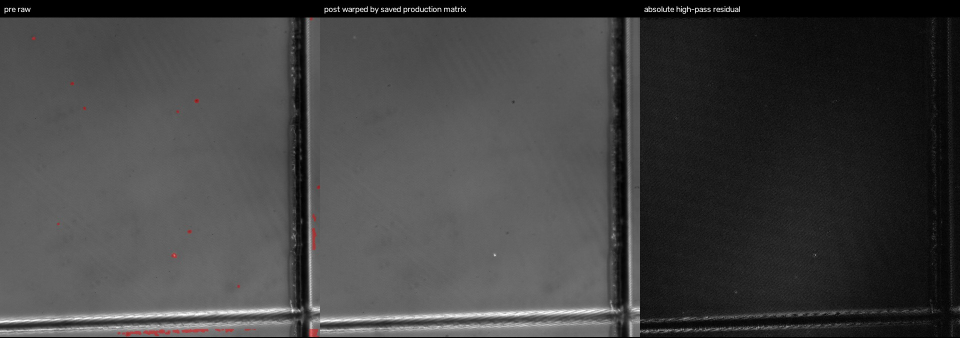
#> input picture data/results/v12_registration_artifact_mask_20260927/diagnostics_final/real_260824_p50_SHC6OH_12_7_residual.jpg, 1920 x 675 px (shown at 1/2 size)
$ python -i field_reanalyze_tau.py   (imports and definitions only)
#> lines starting #> are read from the running program, lines starting #| are printed output that depends on the picture
#> further down, picture is the input picture: shape (675, 1920, 3); mean B, G, R 66, 66, 66.2
"""Auditable reanalysis of p50 pre/post and repeat-pair noise.

The script intentionally uses one registration and one ROI/statistic definition for
both the handling pair and the repeat pairs.  It does not apply the invalidated
per-image ``median(diff(unique(image)))`` quantization normalization.
"""
from __future__ import annotations

import csv
import hashlib
import json
import math
from pathlib import Path

import cv2
import numpy as np
from scipy.spatial import cKDTree
from scipy.stats import median_abs_deviation


ROOT = Path(__file__).resolve().parents[2]
INPUT = ROOT / "work" / "input"
OUTPUT = ROOT / "data" / "results" / "tau_definition_reanalysis"
U1_SEED = np.array([-6.73781, -2.93370], dtype=float)
U2_SEED = np.array([5.67093, -4.26859], dtype=float)
ROI_RADIUS = 1.5
ROI_STEP = 0.25
EXPOSURES_MS = [2, 4, 6, 9, 13, 15]


# [95 lines left out: functions load_tiff, coarse_shift, pyramid_ecc, registration_candidates, warp_post, not called in this run]


def detect_pillars(image: np.ndarray) -> tuple[np.ndarray, np.ndarray]:
    filled = np.nan_to_num(image, nan=float(np.nanmedian(image)))
    kernel = cv2.getStructuringElement(cv2.MORPH_ELLIPSE, (15, 15))
    tophat = cv2.morphologyEx(filled, cv2.MORPH_TOPHAT, kernel)
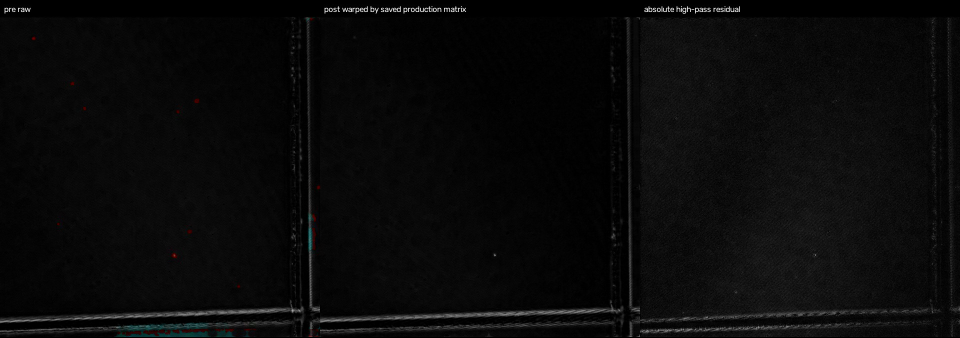
#> tophat: shape (675, 1920, 3) (shown at 1/2 size); mean B, G, R 9.8, 9.8, 9.7
    smooth = cv2.GaussianBlur(tophat, (3, 3), 0)
    dilated = cv2.dilate(smooth, cv2.getStructuringElement(cv2.MORPH_ELLIPSE, (9, 9)))
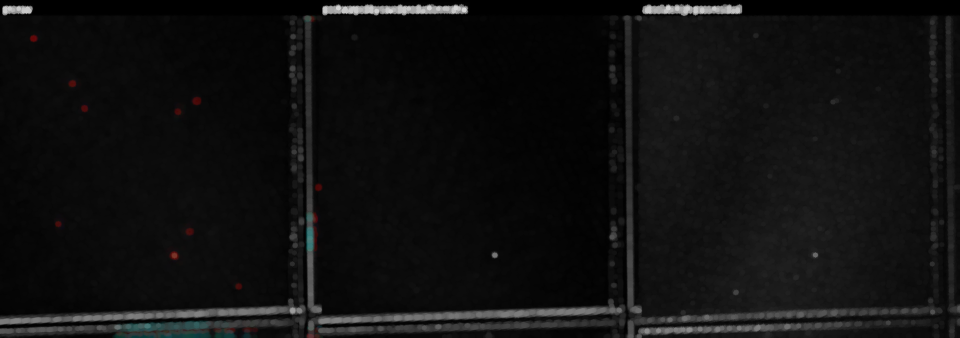
#> dilated: shape (675, 1920, 3) (shown at 1/2 size); mean B, G, R 16.2, 16.2, 16.2
    positive = smooth[smooth > 100]
#> positive = 12539 values, max 216 at index 3300, min 101 at index 276, mean 128.2
    cutoff = max(1000.0, float(np.percentile(positive, 25)))
#> cutoff = 1000
    peaks = (smooth == dilated) & (smooth >= cutoff)
#> peaks: shape (675, 1920, 3) bool; every value is 0
    peaks[:40] = False
    peaks[-40:] = False
    peaks[:, :40] = False
    peaks[:, -40:] = False
#> (the run stopped early here; a loop or call above may not have finished)
